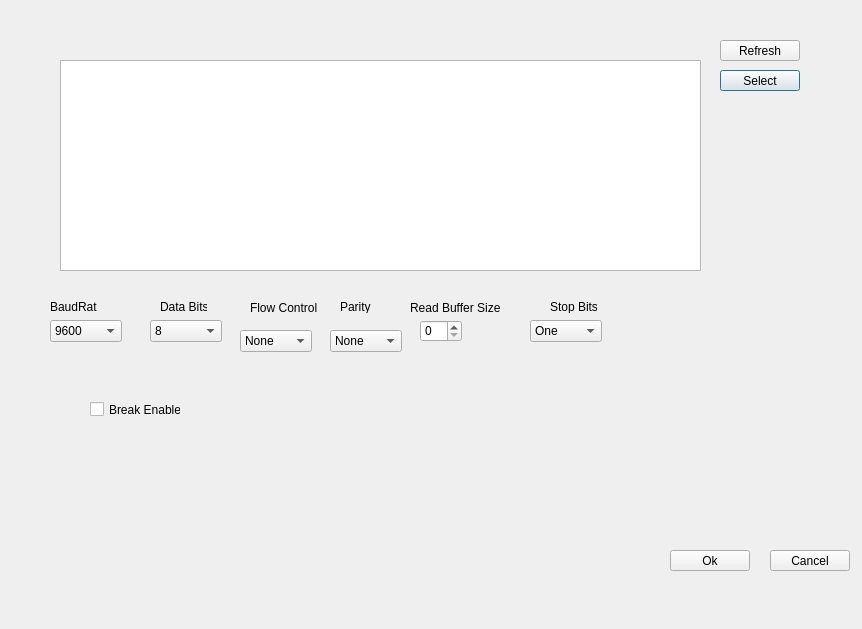
<?xml version="1.0" encoding="UTF-8"?>
<ui version="4.0">
 <class>SerialConfigDialog</class>
 <widget class="QDialog" name="SerialConfigDialog">
  <property name="geometry">
   <rect>
    <x>0</x>
    <y>0</y>
    <width>862</width>
    <height>629</height>
   </rect>
  </property>
  <property name="windowTitle">
   <string>Serial Configuration</string>
  </property>
  <widget class="QListWidget" name="listWidgetSerialDevices">
   <property name="geometry">
    <rect>
     <x>60</x>
     <y>60</y>
     <width>641</width>
     <height>211</height>
    </rect>
   </property>
  </widget>
  <widget class="QComboBox" name="comboBoxBaudRate">
   <property name="geometry">
    <rect>
     <x>50</x>
     <y>320</y>
     <width>72</width>
     <height>22</height>
    </rect>
   </property>
   <property name="currentIndex">
    <number>3</number>
   </property>
   <item>
    <property name="text">
     <string>1200</string>
    </property>
   </item>
   <item>
    <property name="text">
     <string>2400</string>
    </property>
   </item>
   <item>
    <property name="text">
     <string>4800</string>
    </property>
   </item>
   <item>
    <property name="text">
     <string>9600</string>
    </property>
   </item>
   <item>
    <property name="text">
     <string>19200</string>
    </property>
   </item>
   <item>
    <property name="text">
     <string>38400</string>
    </property>
   </item>
   <item>
    <property name="text">
     <string>57600</string>
    </property>
   </item>
   <item>
    <property name="text">
     <string>115200</string>
    </property>
   </item>
  </widget>
  <widget class="QLabel" name="labelBaudRate">
   <property name="geometry">
    <rect>
     <x>50</x>
     <y>300</y>
     <width>47</width>
     <height>13</height>
    </rect>
   </property>
   <property name="text">
    <string>BaudRate</string>
   </property>
  </widget>
  <widget class="QLabel" name="labelDataBits">
   <property name="geometry">
    <rect>
     <x>160</x>
     <y>300</y>
     <width>47</width>
     <height>13</height>
    </rect>
   </property>
   <property name="text">
    <string>Data Bits</string>
   </property>
  </widget>
  <widget class="QComboBox" name="comboBoxDataBits">
   <property name="geometry">
    <rect>
     <x>150</x>
     <y>320</y>
     <width>72</width>
     <height>22</height>
    </rect>
   </property>
   <property name="currentIndex">
    <number>3</number>
   </property>
   <item>
    <property name="text">
     <string>5</string>
    </property>
   </item>
   <item>
    <property name="text">
     <string>6</string>
    </property>
   </item>
   <item>
    <property name="text">
     <string>7</string>
    </property>
   </item>
   <item>
    <property name="text">
     <string>8</string>
    </property>
   </item>
  </widget>
  <widget class="QCheckBox" name="checkBoxBreakEnabled">
   <property name="geometry">
    <rect>
     <x>90</x>
     <y>400</y>
     <width>91</width>
     <height>19</height>
    </rect>
   </property>
   <property name="text">
    <string>Break Enabled</string>
   </property>
  </widget>
  <widget class="QPushButton" name="pushButtonSelectDevice">
   <property name="geometry">
    <rect>
     <x>720</x>
     <y>70</y>
     <width>80</width>
     <height>21</height>
    </rect>
   </property>
   <property name="text">
    <string>Select</string>
   </property>
  </widget>
  <widget class="QLabel" name="labelFlowControl">
   <property name="geometry">
    <rect>
     <x>250</x>
     <y>300</y>
     <width>71</width>
     <height>16</height>
    </rect>
   </property>
   <property name="text">
    <string>Flow Control</string>
   </property>
  </widget>
  <widget class="QLabel" name="label">
   <property name="geometry">
    <rect>
     <x>340</x>
     <y>300</y>
     <width>47</width>
     <height>13</height>
    </rect>
   </property>
   <property name="text">
    <string>Parity</string>
   </property>
  </widget>
  <widget class="QSpinBox" name="spinBoxBufferSize">
   <property name="geometry">
    <rect>
     <x>420</x>
     <y>320</y>
     <width>42</width>
     <height>22</height>
    </rect>
   </property>
  </widget>
  <widget class="QLabel" name="labelReadBufferSize">
   <property name="geometry">
    <rect>
     <x>410</x>
     <y>300</y>
     <width>121</width>
     <height>16</height>
    </rect>
   </property>
   <property name="text">
    <string>Read Buffer Size</string>
   </property>
  </widget>
  <widget class="QLabel" name="labelStopBits">
   <property name="geometry">
    <rect>
     <x>550</x>
     <y>300</y>
     <width>47</width>
     <height>13</height>
    </rect>
   </property>
   <property name="text">
    <string>Stop Bits</string>
   </property>
  </widget>
  <widget class="QComboBox" name="comboBoxFlowControl">
   <property name="geometry">
    <rect>
     <x>240</x>
     <y>330</y>
     <width>72</width>
     <height>22</height>
    </rect>
   </property>
   <item>
    <property name="text">
     <string>None</string>
    </property>
   </item>
   <item>
    <property name="text">
     <string>Hardware</string>
    </property>
   </item>
   <item>
    <property name="text">
     <string>Software</string>
    </property>
   </item>
  </widget>
  <widget class="QComboBox" name="comboBoxParity">
   <property name="geometry">
    <rect>
     <x>330</x>
     <y>330</y>
     <width>72</width>
     <height>22</height>
    </rect>
   </property>
   <item>
    <property name="text">
     <string>None</string>
    </property>
   </item>
   <item>
    <property name="text">
     <string>Even</string>
    </property>
   </item>
   <item>
    <property name="text">
     <string>Odd</string>
    </property>
   </item>
   <item>
    <property name="text">
     <string>Space</string>
    </property>
   </item>
   <item>
    <property name="text">
     <string>Mark</string>
    </property>
   </item>
  </widget>
  <widget class="QComboBox" name="comboBoxStopBits">
   <property name="geometry">
    <rect>
     <x>530</x>
     <y>320</y>
     <width>72</width>
     <height>22</height>
    </rect>
   </property>
   <item>
    <property name="text">
     <string>One</string>
    </property>
   </item>
   <item>
    <property name="text">
     <string>One And Half</string>
    </property>
   </item>
   <item>
    <property name="text">
     <string>Two</string>
    </property>
   </item>
  </widget>
  <widget class="QPushButton" name="pushButtonRefreshDevices">
   <property name="geometry">
    <rect>
     <x>720</x>
     <y>40</y>
     <width>80</width>
     <height>21</height>
    </rect>
   </property>
   <property name="text">
    <string>Refresh</string>
   </property>
  </widget>
  <widget class="QPushButton" name="pushButtonExitOk">
   <property name="geometry">
    <rect>
     <x>670</x>
     <y>550</y>
     <width>80</width>
     <height>21</height>
    </rect>
   </property>
   <property name="text">
    <string>Ok</string>
   </property>
  </widget>
  <widget class="QPushButton" name="pushButtonExitCancel">
   <property name="geometry">
    <rect>
     <x>770</x>
     <y>550</y>
     <width>80</width>
     <height>21</height>
    </rect>
   </property>
   <property name="text">
    <string>Cancel</string>
   </property>
  </widget>
 </widget>
 <resources/>
 <connections/>
</ui>
